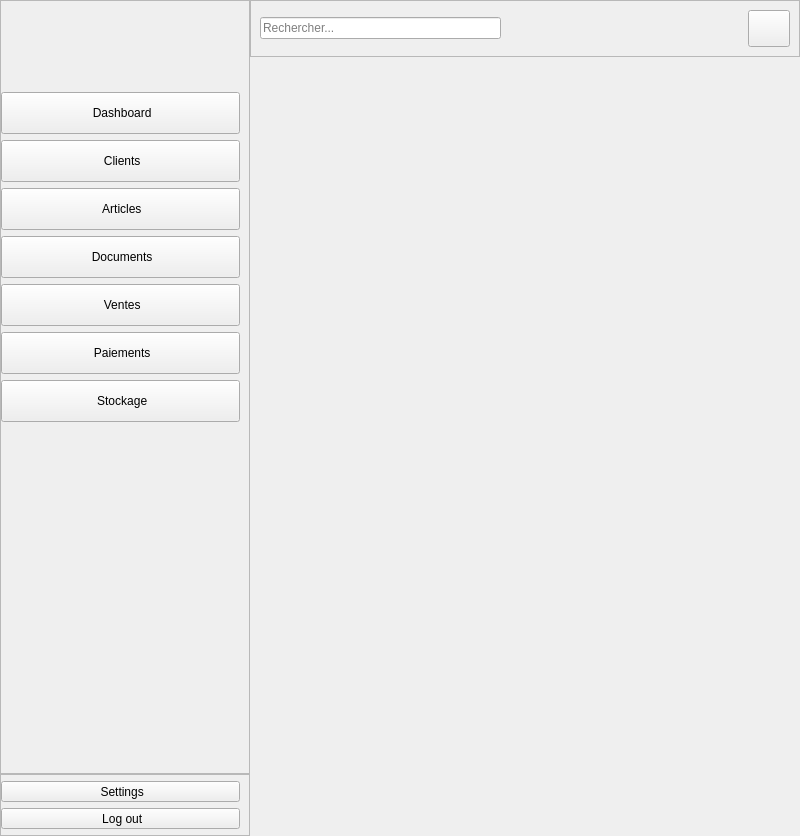
<?xml version="1.0" encoding="UTF-8"?>
<ui version="4.0">
 <class>MainWindow</class>
 <widget class="QMainWindow" name="MainWindow">
  <property name="geometry">
   <rect>
    <x>0</x>
    <y>0</y>
    <width>800</width>
    <height>836</height>
   </rect>
  </property>
  <property name="windowTitle">
   <string>MainWindow</string>
  </property>
  <widget class="QWidget" name="centralwidget">
   <layout class="QHBoxLayout" name="horizontalLayout">
    <property name="spacing">
     <number>0</number>
    </property>
    <property name="leftMargin">
     <number>0</number>
    </property>
    <property name="topMargin">
     <number>0</number>
    </property>
    <property name="rightMargin">
     <number>0</number>
    </property>
    <property name="bottomMargin">
     <number>0</number>
    </property>
    <item>
     <widget class="QFrame" name="verticalFrame_3">
      <property name="maximumSize">
       <size>
        <width>250</width>
        <height>16777215</height>
       </size>
      </property>
      <layout class="QVBoxLayout" name="verticalLayout_4">
       <property name="spacing">
        <number>0</number>
       </property>
       <property name="sizeConstraint">
        <enum>QLayout::SetDefaultConstraint</enum>
       </property>
       <property name="leftMargin">
        <number>0</number>
       </property>
       <property name="topMargin">
        <number>0</number>
       </property>
       <property name="rightMargin">
        <number>0</number>
       </property>
       <property name="bottomMargin">
        <number>0</number>
       </property>
       <item>
        <widget class="QFrame" name="SidebarFrame">
         <property name="minimumSize">
          <size>
           <width>0</width>
           <height>0</height>
          </size>
         </property>
         <property name="maximumSize">
          <size>
           <width>256</width>
           <height>16777215</height>
          </size>
         </property>
         <property name="frameShape">
          <enum>QFrame::StyledPanel</enum>
         </property>
         <property name="frameShadow">
          <enum>QFrame::Raised</enum>
         </property>
         <layout class="QVBoxLayout" name="verticalLayout_2">
          <property name="spacing">
           <number>6</number>
          </property>
          <property name="leftMargin">
           <number>0</number>
          </property>
          <property name="topMargin">
           <number>0</number>
          </property>
          <property name="rightMargin">
           <number>0</number>
          </property>
          <property name="bottomMargin">
           <number>0</number>
          </property>
          <item>
           <widget class="QLabel" name="LogoLabel">
            <property name="minimumSize">
             <size>
              <width>191</width>
              <height>75</height>
             </size>
            </property>
            <property name="styleSheet">
             <string notr="true">QLabel {
	padding-top: 15px;
	image: url(:/images/resources/images/program_logo.png);
	border:none;
}</string>
            </property>
            <property name="text">
             <string/>
            </property>
            <property name="scaledContents">
             <bool>true</bool>
            </property>
           </widget>
          </item>
          <item>
           <spacer name="horizontalSpacer_2">
            <property name="orientation">
             <enum>Qt::Vertical</enum>
            </property>
            <property name="sizeType">
             <enum>QSizePolicy::Fixed</enum>
            </property>
            <property name="sizeHint" stdset="0">
             <size>
              <width>20</width>
              <height>10</height>
             </size>
            </property>
           </spacer>
          </item>
          <item>
           <widget class="QToolButton" name="DashboardButton">
            <property name="sizePolicy">
             <sizepolicy hsizetype="Expanding" vsizetype="Expanding">
              <horstretch>0</horstretch>
              <verstretch>0</verstretch>
             </sizepolicy>
            </property>
            <property name="maximumSize">
             <size>
              <width>239</width>
              <height>42</height>
             </size>
            </property>
            <property name="text">
             <string> Dashboard</string>
            </property>
            <property name="icon">
             <iconset resource="../../../resources.qrc">
              <normaloff>:/icons/resources/icons/dashboard.svg</normaloff>:/icons/resources/icons/dashboard.svg</iconset>
            </property>
            <property name="iconSize">
             <size>
              <width>30</width>
              <height>30</height>
             </size>
            </property>
            <property name="checkable">
             <bool>true</bool>
            </property>
            <property name="toolButtonStyle">
             <enum>Qt::ToolButtonTextBesideIcon</enum>
            </property>
           </widget>
          </item>
          <item>
           <widget class="QToolButton" name="ClientsButton">
            <property name="sizePolicy">
             <sizepolicy hsizetype="Expanding" vsizetype="Expanding">
              <horstretch>0</horstretch>
              <verstretch>0</verstretch>
             </sizepolicy>
            </property>
            <property name="maximumSize">
             <size>
              <width>239</width>
              <height>42</height>
             </size>
            </property>
            <property name="text">
             <string> Clients</string>
            </property>
            <property name="icon">
             <iconset resource="../../../resources.qrc">
              <normaloff>:/icons/resources/icons/clients.svg</normaloff>:/icons/resources/icons/clients.svg</iconset>
            </property>
            <property name="iconSize">
             <size>
              <width>30</width>
              <height>30</height>
             </size>
            </property>
            <property name="checkable">
             <bool>true</bool>
            </property>
            <property name="toolButtonStyle">
             <enum>Qt::ToolButtonTextBesideIcon</enum>
            </property>
           </widget>
          </item>
          <item>
           <widget class="QToolButton" name="ArticlesButton">
            <property name="sizePolicy">
             <sizepolicy hsizetype="Expanding" vsizetype="Expanding">
              <horstretch>0</horstretch>
              <verstretch>0</verstretch>
             </sizepolicy>
            </property>
            <property name="maximumSize">
             <size>
              <width>239</width>
              <height>42</height>
             </size>
            </property>
            <property name="text">
             <string> Articles</string>
            </property>
            <property name="icon">
             <iconset resource="../../../resources.qrc">
              <normaloff>:/icons/resources/icons/articles.svg</normaloff>:/icons/resources/icons/articles.svg</iconset>
            </property>
            <property name="iconSize">
             <size>
              <width>30</width>
              <height>30</height>
             </size>
            </property>
            <property name="checkable">
             <bool>true</bool>
            </property>
            <property name="checked">
             <bool>false</bool>
            </property>
            <property name="toolButtonStyle">
             <enum>Qt::ToolButtonTextBesideIcon</enum>
            </property>
           </widget>
          </item>
          <item>
           <widget class="QToolButton" name="DocumentsButton">
            <property name="sizePolicy">
             <sizepolicy hsizetype="Expanding" vsizetype="Expanding">
              <horstretch>0</horstretch>
              <verstretch>0</verstretch>
             </sizepolicy>
            </property>
            <property name="maximumSize">
             <size>
              <width>239</width>
              <height>42</height>
             </size>
            </property>
            <property name="text">
             <string> Documents</string>
            </property>
            <property name="icon">
             <iconset resource="../../../resources.qrc">
              <normaloff>:/icons/resources/icons/documents.svg</normaloff>:/icons/resources/icons/documents.svg</iconset>
            </property>
            <property name="iconSize">
             <size>
              <width>30</width>
              <height>30</height>
             </size>
            </property>
            <property name="checkable">
             <bool>true</bool>
            </property>
            <property name="toolButtonStyle">
             <enum>Qt::ToolButtonTextBesideIcon</enum>
            </property>
           </widget>
          </item>
          <item>
           <widget class="QToolButton" name="VentesButton">
            <property name="sizePolicy">
             <sizepolicy hsizetype="Expanding" vsizetype="Expanding">
              <horstretch>0</horstretch>
              <verstretch>0</verstretch>
             </sizepolicy>
            </property>
            <property name="maximumSize">
             <size>
              <width>239</width>
              <height>42</height>
             </size>
            </property>
            <property name="text">
             <string> Ventes</string>
            </property>
            <property name="icon">
             <iconset resource="../../../resources.qrc">
              <normaloff>:/icons/resources/icons/ventes.svg</normaloff>:/icons/resources/icons/ventes.svg</iconset>
            </property>
            <property name="iconSize">
             <size>
              <width>30</width>
              <height>30</height>
             </size>
            </property>
            <property name="checkable">
             <bool>true</bool>
            </property>
            <property name="toolButtonStyle">
             <enum>Qt::ToolButtonTextBesideIcon</enum>
            </property>
           </widget>
          </item>
          <item>
           <widget class="QToolButton" name="PaiementsButton">
            <property name="sizePolicy">
             <sizepolicy hsizetype="Expanding" vsizetype="Expanding">
              <horstretch>0</horstretch>
              <verstretch>0</verstretch>
             </sizepolicy>
            </property>
            <property name="maximumSize">
             <size>
              <width>239</width>
              <height>42</height>
             </size>
            </property>
            <property name="text">
             <string> Paiements</string>
            </property>
            <property name="icon">
             <iconset resource="../../../resources.qrc">
              <normaloff>:/icons/resources/icons/paiements.svg</normaloff>:/icons/resources/icons/paiements.svg</iconset>
            </property>
            <property name="iconSize">
             <size>
              <width>30</width>
              <height>30</height>
             </size>
            </property>
            <property name="checkable">
             <bool>true</bool>
            </property>
            <property name="toolButtonStyle">
             <enum>Qt::ToolButtonTextBesideIcon</enum>
            </property>
           </widget>
          </item>
          <item>
           <widget class="QToolButton" name="StockageButton">
            <property name="sizePolicy">
             <sizepolicy hsizetype="Expanding" vsizetype="Expanding">
              <horstretch>0</horstretch>
              <verstretch>0</verstretch>
             </sizepolicy>
            </property>
            <property name="maximumSize">
             <size>
              <width>239</width>
              <height>42</height>
             </size>
            </property>
            <property name="text">
             <string> Stockage</string>
            </property>
            <property name="icon">
             <iconset resource="../../../resources.qrc">
              <normaloff>:/icons/resources/icons/stockage.svg</normaloff>:/icons/resources/icons/stockage.svg</iconset>
            </property>
            <property name="iconSize">
             <size>
              <width>30</width>
              <height>30</height>
             </size>
            </property>
            <property name="checkable">
             <bool>true</bool>
            </property>
            <property name="toolButtonStyle">
             <enum>Qt::ToolButtonTextBesideIcon</enum>
            </property>
           </widget>
          </item>
          <item>
           <spacer name="verticalSpacer">
            <property name="orientation">
             <enum>Qt::Vertical</enum>
            </property>
            <property name="sizeHint" stdset="0">
             <size>
              <width>20</width>
              <height>40</height>
             </size>
            </property>
           </spacer>
          </item>
         </layout>
        </widget>
       </item>
       <item>
        <widget class="QFrame" name="FootSidebarFrame">
         <property name="maximumSize">
          <size>
           <width>256</width>
           <height>16777215</height>
          </size>
         </property>
         <property name="frameShape">
          <enum>QFrame::StyledPanel</enum>
         </property>
         <property name="frameShadow">
          <enum>QFrame::Raised</enum>
         </property>
         <layout class="QVBoxLayout" name="verticalLayout_5">
          <property name="leftMargin">
           <number>0</number>
          </property>
          <property name="topMargin">
           <number>6</number>
          </property>
          <property name="rightMargin">
           <number>0</number>
          </property>
          <property name="bottomMargin">
           <number>6</number>
          </property>
          <item>
           <widget class="QToolButton" name="SettingsButton">
            <property name="sizePolicy">
             <sizepolicy hsizetype="Expanding" vsizetype="Fixed">
              <horstretch>0</horstretch>
              <verstretch>0</verstretch>
             </sizepolicy>
            </property>
            <property name="maximumSize">
             <size>
              <width>239</width>
              <height>42</height>
             </size>
            </property>
            <property name="text">
             <string> Settings</string>
            </property>
            <property name="icon">
             <iconset resource="../../../resources.qrc">
              <normaloff>:/icons/resources/icons/settings.svg</normaloff>:/icons/resources/icons/settings.svg</iconset>
            </property>
            <property name="iconSize">
             <size>
              <width>30</width>
              <height>30</height>
             </size>
            </property>
            <property name="checkable">
             <bool>true</bool>
            </property>
            <property name="toolButtonStyle">
             <enum>Qt::ToolButtonTextBesideIcon</enum>
            </property>
           </widget>
          </item>
          <item>
           <widget class="QToolButton" name="LogoutButton">
            <property name="sizePolicy">
             <sizepolicy hsizetype="Expanding" vsizetype="Fixed">
              <horstretch>0</horstretch>
              <verstretch>0</verstretch>
             </sizepolicy>
            </property>
            <property name="maximumSize">
             <size>
              <width>239</width>
              <height>42</height>
             </size>
            </property>
            <property name="text">
             <string> Log out</string>
            </property>
            <property name="icon">
             <iconset resource="../../../resources.qrc">
              <normaloff>:/icons/resources/icons/logout.svg</normaloff>:/icons/resources/icons/logout.svg</iconset>
            </property>
            <property name="iconSize">
             <size>
              <width>30</width>
              <height>30</height>
             </size>
            </property>
            <property name="checkable">
             <bool>true</bool>
            </property>
            <property name="toolButtonStyle">
             <enum>Qt::ToolButtonTextBesideIcon</enum>
            </property>
           </widget>
          </item>
         </layout>
        </widget>
       </item>
      </layout>
     </widget>
    </item>
    <item>
     <layout class="QVBoxLayout" name="verticalLayout">
      <item>
       <widget class="QFrame" name="frame_2">
        <property name="minimumSize">
         <size>
          <width>0</width>
          <height>44</height>
         </size>
        </property>
        <property name="frameShape">
         <enum>QFrame::StyledPanel</enum>
        </property>
        <property name="frameShadow">
         <enum>QFrame::Raised</enum>
        </property>
        <layout class="QHBoxLayout" name="horizontalLayout_2">
         <item>
          <widget class="QLineEdit" name="RechercherEntry">
           <property name="placeholderText">
            <string>Rechercher...</string>
           </property>
          </widget>
         </item>
         <item>
          <spacer name="horizontalSpacer">
           <property name="orientation">
            <enum>Qt::Horizontal</enum>
           </property>
           <property name="sizeHint" stdset="0">
            <size>
             <width>40</width>
             <height>20</height>
            </size>
           </property>
          </spacer>
         </item>
         <item>
          <widget class="QToolButton" name="HelpButton">
           <property name="sizePolicy">
            <sizepolicy hsizetype="Expanding" vsizetype="Fixed">
             <horstretch>0</horstretch>
             <verstretch>0</verstretch>
            </sizepolicy>
           </property>
           <property name="maximumSize">
            <size>
             <width>42</width>
             <height>42</height>
            </size>
           </property>
           <property name="text">
            <string/>
           </property>
           <property name="icon">
            <iconset resource="../../../resources.qrc">
             <normaloff>:/icons/resources/icons/help.svg</normaloff>:/icons/resources/icons/help.svg</iconset>
           </property>
           <property name="iconSize">
            <size>
             <width>30</width>
             <height>30</height>
            </size>
           </property>
          </widget>
         </item>
        </layout>
       </widget>
      </item>
      <item>
       <widget class="QStackedWidget" name="WidgetStock">
        <property name="maximumSize">
         <size>
          <width>16777215</width>
          <height>16777215</height>
         </size>
        </property>
       </widget>
      </item>
     </layout>
    </item>
   </layout>
  </widget>
  <widget class="QMenuBar" name="menubar">
   <property name="geometry">
    <rect>
     <x>0</x>
     <y>0</y>
     <width>800</width>
     <height>24</height>
    </rect>
   </property>
  </widget>
 </widget>
 <resources>
  <include location="../../../resources.qrc"/>
 </resources>
 <connections/>
</ui>
